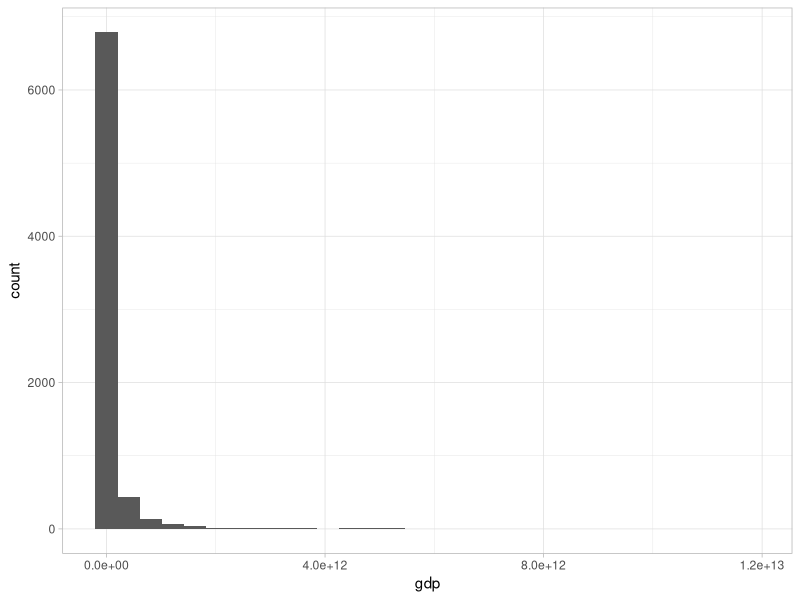
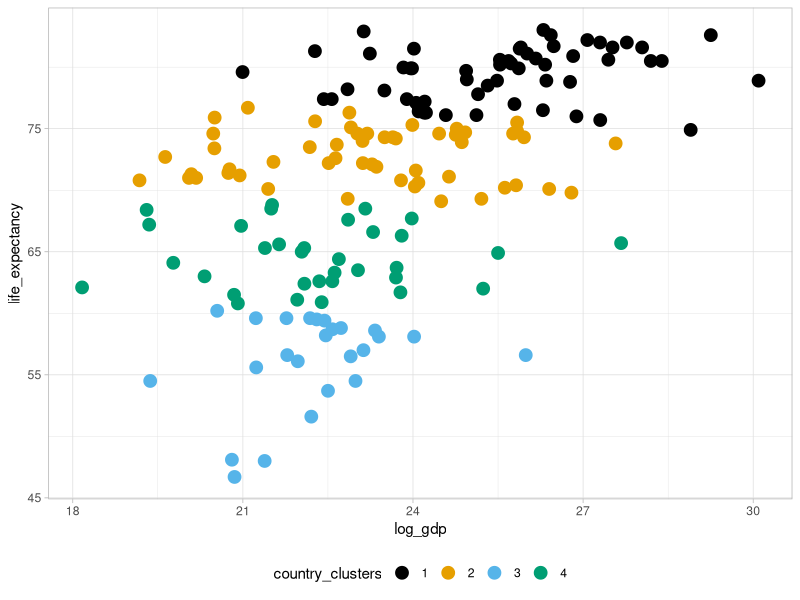

These charts were generated, in order, by the following R code:
library(ggthemes)
library(tidyverse)
theme_set(theme_light())
library(dslabs)
glimpse(gapminder)
gapminder |> 
  ggplot(aes(x = gdp)) + 
  geom_histogram() 
clean_gapminder <- gapminder |>
  filter(year == 2011, !is.na(gdp)) |>
  mutate(log_gdp = log(gdp))
init_kmeans <- clean_gapminder |> 
  select(log_gdp, life_expectancy) |> 
  kmeans(algorithm = "Lloyd", centers = 4, nstart = 1)

clean_gapminder |>
  mutate(
    country_clusters = as.factor(init_kmeans$cluster) ) |>
  ggplot(aes(x = log_gdp, y = life_expectancy,
             color = country_clusters)) +
  geom_point(size = 4) + 
  ggthemes ::scale_color_colorblind() +
  theme(legend.position = "bottom") 
